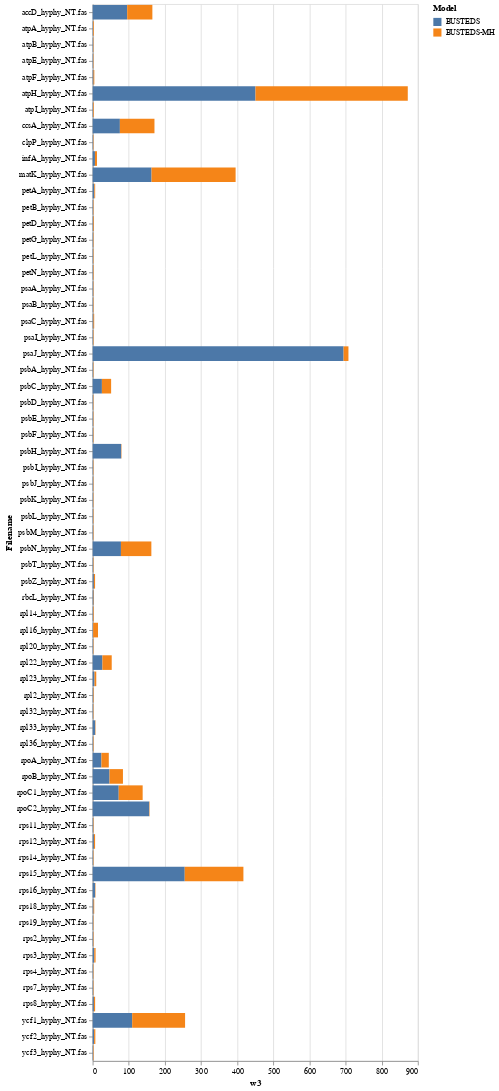

Notebook cell for this chart:
### Code cell
source = dfv

bars = alt.Chart(source).mark_bar().encode(
    x=alt.X('w3:Q', stack='zero'),
    y=alt.Y('Filename'),
    color=alt.Color('Model')
)

text = alt.Chart(source).mark_text(dx=-15, dy=3, color='white').encode(
    x=alt.X('sum(yield):Q', stack='zero'),
    y=alt.Y('variety:N'),
    detail='site:N',
    text=alt.Text('sum(yield):Q', format='.1f')
)

bars

### Figure 1 — Vega-Lite specification as saved in the notebook (floating-point values rounded to 4 significant figures; data arrays with more than 128 entries replaced by an {"elided": "..."} marker saying what was removed)
{"config": {"view": {"continuousWidth": 400, "continuousHeight": 300}}, "data": {"name": "data-097688dca701d76cc4de985da8d2ecf7"}, "mark": "bar", "encoding": {"color": {"field": "Model", "type": "nominal"}, "x": {"field": "w3", "stack": "zero", "type": "quantitative"}, "y": {"field": "Filename", "type": "nominal"}}, "$schema": "https://vega.github.io/schema/vega-lite/v4.17.0.json", "datasets": {"data-097688dca701d76cc4de985da8d2ecf7": {"elided": "130 records"}}}
